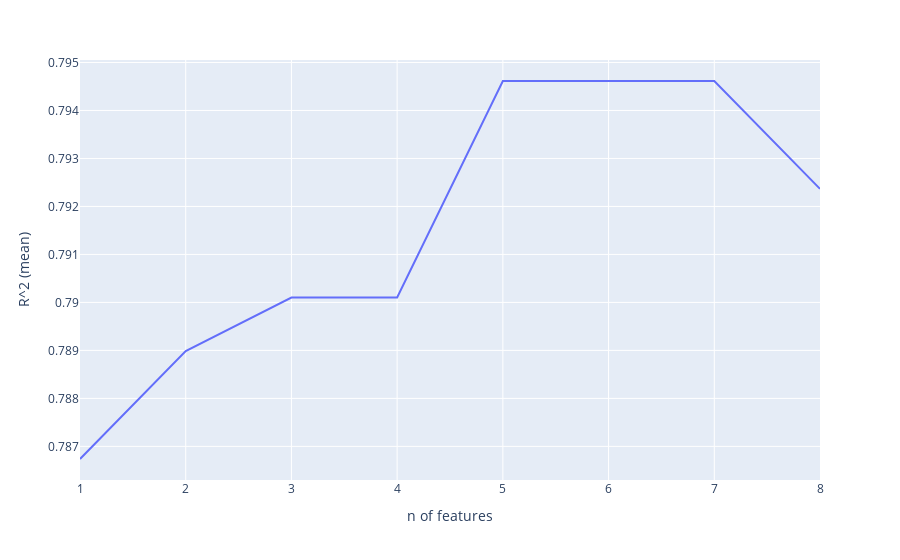

Notebook source saved alongside this figure:
### Markdown cell above
## Use 5-fold cross validation to estimate best number of features

### Code cell
r2_means = []
number_of_features = original_X.shape[1]

# try every possible number of features
for i in range(1, number_of_features):
    selection_backward = SequentialFeatureSelector(
        LogisticRegression(penalty='none'),
        n_features_to_select=i,
        direction='backward').fit(original_X, original_y)

    selected_features = original_X.columns[selection_backward.get_support()]
    r2_means.append(cross_val_score(LogisticRegression(penalty='none'), original_X[selected_features], original_y).mean())

result = pd.DataFrame(zip(range(1,number_of_features), r2_means), columns=['n of features', 'R^2 (mean)'])
px.line(result, x='n of features', y='R^2 (mean)').show()

### Figure 1 — Plotly figure (JSON) as saved in the notebook; plotly's stock layout.template omitted (floating-point values rounded to 4 significant figures)
{"data": [{"hovertemplate": "n of features=%{x}<br>R^2 (mean)=%{y}<extra></extra>", "legendgroup": "", "line": {"color": "#636efa", "dash": "solid"}, "mode": "lines", "name": "", "orientation": "v", "showlegend": false, "type": "scatter", "x": [1, 2, 3, 4, 5, 6, 7, 8], "xaxis": "x", "y": [0.7867, 0.789, 0.7901, 0.7901, 0.7946, 0.7946, 0.7946, 0.7924], "yaxis": "y"}], "layout": {"legend": {"tracegroupgap": 0}, "margin": {"t": 60}, "xaxis": {"anchor": "y", "domain": [0, 1], "title": {"text": "n of features"}}, "yaxis": {"anchor": "x", "domain": [0, 1], "title": {"text": "R^2 (mean)"}}}}
